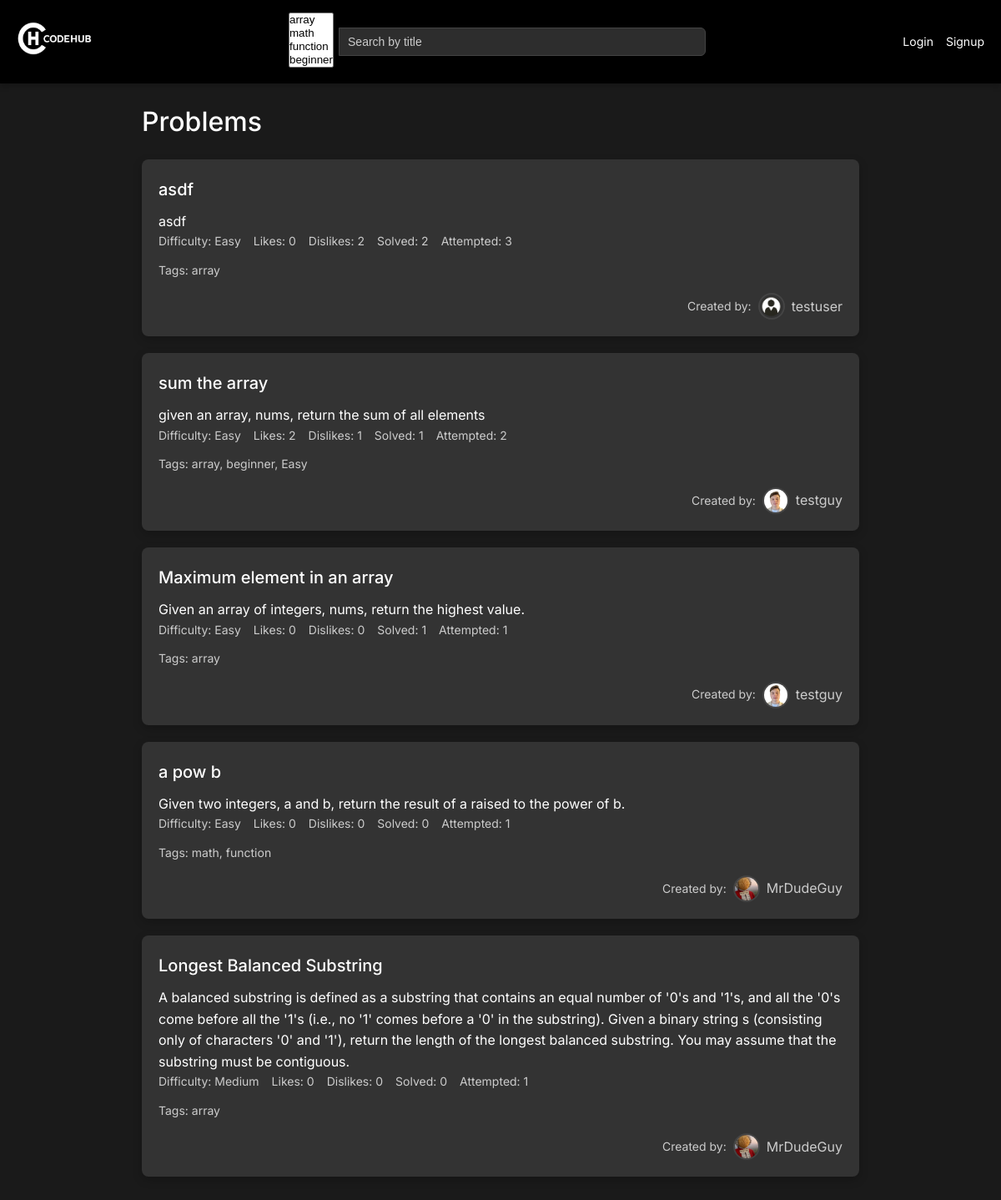
The page / on the database its author committed.
### problems/models.py (models this page shows, shortened)
class Problem(models.Model):
    DIFFICULTY_CHOICES = (
        ('easy', 'Easy'),
        ('medium', 'Medium'),
        ('hard', 'Hard'),
    )
    title = models.CharField(max_length=200)
    description = models.TextField()
    difficulty = models.CharField(max_length=6, choices=DIFFICULTY_CHOICES, default='easy')
    created_by = models.ForeignKey(User, on_delete=models.CASCADE, related_name='problems')
    tags = models.ManyToManyField(Tag, blank=True)
    created_at = models.DateTimeField(auto_now_add=True)
    solution_code = models.TextField()
    function_header = models.TextField(blank=True, null=True)
    input_vars = models.JSONField(default=list, blank=True)
    return_type = models.CharField(max_length=50, default='None')
    attempted_by = models.ManyToManyField(User, related_name='attempted_problems', blank=True)
    solved_by = models.ManyToManyField(User, related_name='solved_problems', blank=True)

class Tag(models.Model):
    name = models.CharField(max_length=50, unique=True)

class Profile(models.Model):
    user = models.OneToOneField(User, on_delete=models.CASCADE)
    profile_picture = models.ImageField(upload_to='profile_pics/', blank=True, null=True)

### problems/views.py (the view, shortened to what this page needs)
# urls.py: path('', views.problem_list, name='problem_list'),
def problem_list(request):
    search_query = request.GET.get('q', '')
    selected_tags = request.GET.get('tags', '').split(',') if request.GET.get('tags') else []
    selected_tags = [tag for tag in selected_tags if tag]
    liked = request.GET.get('liked') == 'true'
    disliked = request.GET.get('disliked') == 'true'
    favorited = request.GET.get('favorited') == 'true'
    problems = Problem.objects.all().annotate(
        likes=Count('ratings', filter=Q(ratings__vote=1)),
        dislikes=Count('ratings', filter=Q(ratings__vote=-1))
    ).distinct()
    if search_query:
        problems = problems.filter(title__icontains=search_query)
    if selected_tags:
        for tag in selected_tags:
            problems = problems.filter(tags__name=tag)
    all_tags = Tag.objects.all()
    return render(request, 'problem_list.html', {
        'problems': problems,
        'search_query': search_query,
        'selected_tags': selected_tags,
        'all_tags': all_tags,
    })

### problems/templates/problem_list.html (shortened to what this page needs)
{% extends 'base.html' %}
{% load static %}
{% block content %}
    <h1>Problems</h1>
    {% for problem in problems %}
        <div class="problem-card">
            <a href="{% url 'problem_detail' problem.id %}" class="card-link"></a>
            <div class="card-content">
                <h2><a href="{% url 'problem_detail' problem.id %}">{{ problem.title }}</a></h2>
                <p>{{ problem.description }}</p>
                <div class="meta-row">
                    <div class="meta-item">
                        <span class="meta">Difficulty: {{ problem.difficulty|capfirst }}</span>
                    </div>
                    <div class="meta-item">
                        <span class="meta">Likes: {{ problem.likes }}</span>
                    </div>
                    <div class="meta-item">
                        <span class="meta">Dislikes: {{ problem.dislikes }}</span>
                    </div>
                    <div class="meta-item">
                        <span class="meta">Solved: {{ problem.solved_by.count }}</span>
                    </div>
                    <div class="meta-item">
                        <span class="meta">Attempted: {{ problem.attempted_by.count }}</span>
                    </div>
                </div>
                <div class="meta-item">
                    <span class="meta">Tags: {% for tag in problem.tags.all %}{{ tag.name }}{% if not forloop.last %}, {% endif %}{% empty %}None{% endfor %}</span>
                </div>
                <div class="user-container">
                    <span class="meta">Created by:</span>
                    <a href="{% url 'profile' %}?user={{ problem.created_by.username }}" class="user-link">
                        <img src="{% if problem.created_by.profile and problem.created_by.profile.profile_picture %}{{ problem.created_by.profile.profile_picture.url }}{% else %}{% static 'problems/default_profile.png' %}{% endif %}" alt="{{ problem.created_by.username }}'s Profile Picture" class="profile-pic">
                        {{ problem.created_by.username }}
                    </a>
                </div>
            </div>
        </div>
    {% empty %}
        <p>No problems available.</p>
    {% endfor %}
{% endblock %}

### problems/templates/base.html (shortened to what this page needs)
{% load static %}
<!DOCTYPE html>
<html>
<head>
    <link rel="stylesheet" href="https://cdn.jsdelivr.net/npm/choices.js/public/assets/styles/choices.min.css" />
</head>
<body>
    <nav class="navbar">
        <div class="navbar-logo">
            <a href="{% url 'problem_list' %}">
                <img src="{% static 'problems/logo4.png' %}" alt="CodeHub Logo">
            </a>
        </div>
        <div class="navbar-center">
            <div class="navbar-tags">
                <select id="tag-filter" multiple>
                    {% for tag in all_tags %}
                        <option value="{{ tag.name }}" {% if tag.name in selected_tags %}selected{% endif %}>{{ tag.name }}</option>
                    {% endfor %}
                </select>
            </div>
            <div class="navbar-search">
                <form id="search-form" method="get" action="{% url 'problem_list' %}">
                    <input type="text" name="q" id="title-search" placeholder="Search by title" value="{{ search_query|default:'' }}">
                </form>
            </div>
        </div>
        <div class="navbar-links">
            {% if user.is_authenticated %}
                <span>Welcome, {{ user.username }}</span>
                <img src="{% if user.profile.profile_picture %}{{ user.profile.profile_picture.url }}{% else %}{% static 'problems/default_profile.png' %}{% endif %}" alt="{{ user.username }}'s Profile Picture" class="profile-pic" onclick="toggleDropdown()">
                <div class="dropdown" id="profile-dropdown">
                    <a href="{% url 'profile' %}">Profile</a>
                    <a href="{% url 'logout' %}">Logout</a>
                </div>
            {% else %}
                <a href="{% url 'login' %}">Login</a>
                <a href="{% url 'signup' %}">Signup</a>
            {% endif %}
        </div>
    </nav>
    <div class="container">
        {% block content %}{% endblock %}
    </div>
</body>
</html>

### problems/templates/base.html (style rules this page uses)
* { margin: 0; padding: 0; box-sizing: border-box; }
body { font-family: 'Inter', sans-serif; background-color: #1a1a1a; color: #ffffff; line-height: 1.6; }
.container { max-width: 900px; margin: 0 auto; padding: 20px; }
.navbar { background-color: #000000; padding: 15px 20px; display: flex; align-items: center; justify-content: space-between; box-shadow: 0 4px 6px rgba(0, 0, 0, 0.2); position: sticky; top: 0; z-index: 1000; }
.navbar-logo img { height: 40px; }
.navbar-center { display: flex; align-items: center; flex: 1; justify-content: center; gap: 0; max-width: 500px; }
.navbar-tags { min-width: 60px; max-width: 300px; width: fit-content; transition: width 0.3s ease; }
.navbar-search { flex: 1; }
.navbar-search input { background-color: #2d2d2d; color: #ffffff; border: 1px solid #444444; border-radius: 0 6px 6px 0; padding: 7px 10px; width: 100%; font-size: 14px; height: 34px; line-height: 1.4; }
.navbar-search input::placeholder { color: #cccccc; }
.navbar-links { display: flex; align-items: center; gap: 15px; }
.navbar-links a { color: #ffffff; text-decoration: none; font-size: 14px; transition: color 0.2s; }
.profile-pic { width: 32px; height: 32px; border-radius: 50%; object-fit: cover; cursor: pointer; border: 2px solid #333333; transition: border-color 0.2s; }
h1, h2 { font-weight: 500; margin-bottom: 20px; }
a { color: #ffffff; text-decoration: none; }

### problems/templates/problem_list.html (style rules this page uses)
.problem-card { position: relative; background-color: #333333; border-radius: 8px; padding: 20px; margin-bottom: 20px; box-shadow: 0 4px 12px rgba(0, 0, 0, 0.2); transition: transform 0.2s; }
.card-link { position: absolute; top: 0; left: 0; width: 100%; height: 100%; z-index: 1; }
.card-content { position: relative; z-index: 2; pointer-events: none; }
.card-content a, .card-content .actions { pointer-events: auto; }
.problem-card h2 { font-size: 20px; margin-bottom: 10px; }
.meta-row { display: flex; gap: 15px; flex-wrap: wrap; align-items: center; margin-bottom: 10px; }
.meta-item { display: inline-flex; align-items: center; gap: 8px; }
.meta { font-size: 14px; color: #cccccc; }
.user-container { display: flex; align-items: center; gap: 8px; margin-top: 15px; justify-content: flex-end; }
.user-link { display: inline-flex; align-items: center; gap: 8px; color: #cccccc; text-decoration: none; font-size: 16px; }
.profile-pic { width: 32px; height: 32px; border-radius: 50%; object-fit: cover; border: 2px solid #444444; vertical-align: middle; }

### rows shown on the page
Problem: title "asdf", description "asdf", difficulty "Easy", likes "0", dislikes "2", solved_by.count "2", attempted_by.count "3", shows a picture, created_by.username "testuser"
Tag: name "array"
Problem: title "sum the array", description "given an array, nums, return the sum of all elements", difficulty "Easy", likes "2", dislikes "1", solved_by.count "1", attempted_by.count "2", created_by.profile_picture (picture), created_by.username "testguy"
Tag: name "beginner"
Tag: name "Easy"
Problem: title "Maximum element in an array", description "Given an array of integers, nums, return the highest value.", difficulty "Easy", likes "0", dislikes "0", solved_by.count "1", attempted_by.count "1", created_by.profile_picture (picture), created_by.username "testguy"
Problem: title "a pow b", description "Given two integers, a and b, return the result of a raised to the power of b.", difficulty "Easy", likes "0", dislikes "0", solved_by.count "0", attempted_by.count "1", created_by.profile_picture (picture), created_by.username "MrDudeGuy"
Tag: name "math"
Tag: name "function"
Problem: title "Longest Balanced Substring", description "A balanced substring is defined as a substring that contains an equal number of '0's and '1's, and all the '0's come before all the '1's (i.e., no '1' comes before a '0' in the substring). Given a binary string s (consisting only of characters '0' and '1'), return the length of the longest balanced substring. You may assume that the substring must be contiguous.", difficulty "Medium", likes "0", dislikes "0", solved_by.count "0", attempted_by.count "1", created_by.profile_picture (picture), created_by.username "MrDudeGuy"
